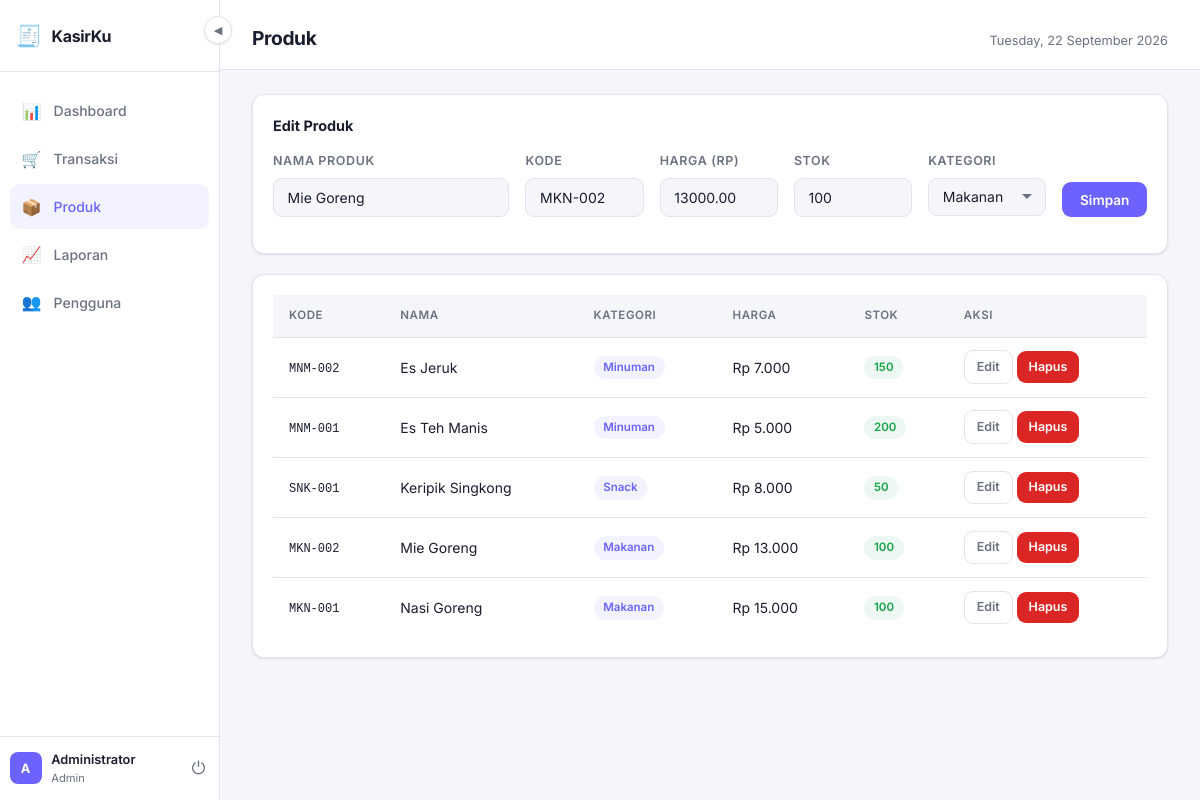
/pages/produk.php?edit=2 (signed in), run on the app's committed database.
### tables this page shows
CREATE TABLE produk (
    id INT AUTO_INCREMENT PRIMARY KEY,
    kategori_id INT,
    kode VARCHAR(50) UNIQUE,
    nama VARCHAR(150) NOT NULL,
    harga DECIMAL(15,2) NOT NULL DEFAULT 0,
    stok INT NOT NULL DEFAULT 0,
    satuan VARCHAR(30) DEFAULT 'pcs',
    created_at TIMESTAMP DEFAULT CURRENT_TIMESTAMP,
    FOREIGN KEY (kategori_id) REFERENCES kategori(id) ON DELETE SET NULL
);

CREATE TABLE kategori (
    id INT AUTO_INCREMENT PRIMARY KEY,
    nama VARCHAR(100) NOT NULL,
    created_at TIMESTAMP DEFAULT CURRENT_TIMESTAMP
);

### models/ProdukModel.php (called while the page is built, shortened)
<?php
function getAllProduk($pdo) {
    return $pdo->query("
        SELECT p.*, k.nama as kat
        FROM produk p
        LEFT JOIN kategori k ON p.kategori_id = k.id
        ORDER BY p.nama
    ")->fetchAll();
}
function getProdukById($pdo, $id) {
    $stmt = $pdo->prepare("SELECT * FROM produk WHERE id = ?");
    $stmt->execute([$id]);
    return $stmt->fetch();
}

### config/db.php (called while the page is built, shortened)
<?php
function rupiah($angka) {
    return 'Rp ' . number_format($angka, 0, ',', '.');
}
function clean($str) {
    return htmlspecialchars(strip_tags(trim($str)));
}

### models/KategoriModel.php (called while the page is built)
<?php
function getAllKategori($pdo) {
    return $pdo->query("SELECT * FROM kategori ORDER BY nama")->fetchAll();
}

### pages/produk.php (the view, shortened to what this page needs)
<?php
require_once '../config/db.php';
require_once '../models/ProdukModel.php';
require_once '../models/KategoriModel.php';
require_once '../includes/header.php';
$edit     = isset($_GET['edit']) ? getProdukById($pdo, intval($_GET['edit'])) : null;
$produk   = getAllProduk($pdo);
$kategori = getAllKategori($pdo);
?>
<div class="card" style="margin-bottom:1.25rem">
    <strong style="display:block;margin-bottom:1rem"><?= $edit ? 'Edit Produk' : 'Tambah Produk' ?></strong>
    <form method="POST">
        <div class="form-row" style="grid-template-columns:2fr 1fr 1fr 1fr 1fr auto">
            <div class="form-group">
                <label class="form-label">Nama Produk</label>
                <input class="form-control" name="nama" required value="<?= clean($edit['nama'] ?? '') ?>">
            </div>
            <div class="form-group">
                <label class="form-label">Kode</label>
                <input class="form-control" name="kode" value="<?= clean($edit['kode'] ?? '') ?>">
            </div>
            <div class="form-group">
                <label class="form-label">Harga (Rp)</label>
                <input class="form-control" name="harga" type="number" required value="<?= $edit['harga'] ?? '' ?>">
            </div>
            <div class="form-group">
                <label class="form-label">Stok</label>
                <input class="form-control" name="stok" type="number" value="<?= $edit['stok'] ?? 0 ?>">
            </div>
            <div class="form-group">
                <label class="form-label">Kategori</label>
                <select class="form-control" name="kategori_id">
                    <?php foreach ($kategori as $k): ?>
                    <option value="<?= $k['id'] ?>" <?= ($edit['kategori_id'] ?? '') == $k['id'] ? 'selected' : '' ?>>
                        <?= clean($k['nama']) ?>
                    </option>
                    <?php endforeach; ?>
                </select>
            </div>
            <div class="form-group" style="justify-content:flex-end">
                <label class="form-label">&nbsp;</label>
                <button class="btn btn-primary"><?= $edit ? 'Simpan' : 'Tambah' ?></button>
            </div>
        </div>
    </form>
</div>
<div class="card">
    <div class="table-wrap">
        <table>
            <thead><tr><th>Kode</th><th>Nama</th><th>Kategori</th><th>Harga</th><th>Stok</th><th>Aksi</th></tr></thead>
            <tbody>
            <?php foreach ($produk as $p): ?>
            <tr>
                <td><code style="font-size:.75rem"><?= clean($p['kode']) ?></code></td>
                <td><?= clean($p['nama']) ?></td>
                <td><span class="badge badge-purple"><?= clean($p['kat'] ?? '—') ?></span></td>
                <td><?= rupiah($p['harga']) ?></td>
                <td><span class="badge <?= $p['stok'] <= 5 ? 'badge-red' : 'badge-green' ?>"><?= $p['stok'] ?></span></td>
                <td>
                    <a href="?edit=<?= $p['id'] ?>" class="btn btn-ghost btn-sm">Edit</a>
                    <a href="?hapus=<?= $p['id'] ?>" class="btn btn-danger btn-sm"
                       onclick="return confirm('Hapus produk ini?')">Hapus</a>
                </td>
            </tr>
            <?php endforeach; ?>
            </tbody>
        </table>
    </div>
</div>
<?php require_once '../includes/footer.php'; ?>

### assets/style.css (style rules this page uses)
*, *::before, *::after { box-sizing: border-box; margin: 0; padding: 0; }
:root { --bg: #f5f6fa; --surface: #ffffff; --surface-2: #f0f1f5; --border: #e2e4ed; --accent: #6c63ff; --accent-hover: #574fd6; --accent-soft: rgba(108, 99, 255, 0.08); --green: #16a34a; --green-soft: rgba(22, 163, 74, 0.08); --red: #dc2626; --red-soft: rgba(220, 38, 38, 0.08); --yellow: #d97706; --yellow-soft: rgba(217, 119, 6, 0.08); --text: #1a1d2e; --muted: #6b7280; --sidebar-w: 220px; --radius: 12px; --shadow: 0 1px 3px rgba(0, 0, 0, 0.08), 0 1px 2px rgba(0, 0, 0, 0.04); }
body { font-family: "Inter", sans-serif; background: var(--bg); color: var(--text); font-size: 0.9rem; line-height: 1.5; }
.card { background: var(--surface); border: 1px solid var(--border); border-radius: var(--radius); padding: 1.25rem; box-shadow: var(--shadow); }
.btn { display: inline-flex; align-items: center; gap: 0.4rem; padding: 0.6rem 1.1rem; border-radius: 9px; font-size: 0.85rem; font-weight: 600; font-family: inherit; cursor: pointer; border: none; text-decoration: none; transition: all 0.15s; }
.btn-primary { background: var(--accent); color: #fff; }
.btn-danger { background: var(--red); color: #fff; }
.btn-ghost { background: transparent; color: var(--muted); border: 1px solid var(--border); }
.btn-sm { padding: 0.4rem 0.75rem; font-size: 0.78rem; }
.table-wrap { overflow-x: auto; }
table { width: 100%; border-collapse: collapse; }
th { text-align: left; padding: 0.75rem 1rem; font-size: 0.72rem; font-weight: 600; color: var(--muted); text-transform: uppercase; letter-spacing: 0.05em; border-bottom: 1px solid var(--border); background: var(--bg); }
td { padding: 0.8rem 1rem; border-bottom: 1px solid var(--border); font-size: 0.875rem; }
tr:last-child td { border-bottom: none; }
.form-row { display: grid; gap: 1rem; margin-bottom: 1rem; }
.form-group { display: flex; flex-direction: column; gap: 0.4rem; }
.form-label { font-size: 0.78rem; font-weight: 600; color: var(--muted); text-transform: uppercase; letter-spacing: 0.05em; }
.form-control { padding: 0.65rem 0.85rem; background: var(--bg); border: 1px solid var(--border); border-radius: 9px; color: var(--text); font-size: 0.875rem; font-family: inherit; transition: border-color 0.15s; width: 100%; }
select.form-control { appearance: none; background-repeat: no-repeat; background-position: right 0.75rem center; padding-right: 2rem; }
.badge { display: inline-block; padding: 0.2rem 0.6rem; border-radius: 20px; font-size: 0.72rem; font-weight: 600; }
.badge-green { background: var(--green-soft); color: var(--green); }
.badge-purple { background: var(--accent-soft); color: var(--accent); }

### data on the page
produk: nama "Mie Goreng", kode "MKN-002", harga "13000.00", stok "100", kategori_id "Makanan", kategori.nama "Makanan", harga "Rp 13.000"
produk: kode "MNM-002", nama "Es Jeruk", kategori.nama "Minuman", harga "Rp 7.000", stok "150"
produk: kode "MNM-001", nama "Es Teh Manis", kategori.nama "Minuman", harga "Rp 5.000", stok "200"
produk: kode "SNK-001", nama "Keripik Singkong", kategori.nama "Snack", harga "Rp 8.000", stok "50"
produk: kode "MKN-001", nama "Nasi Goreng", kategori.nama "Makanan", harga "Rp 15.000", stok "100"

### other printed values
substr($_SESSION['user_nama'], 0, 1) "A"
$_SESSION['user_nama'] "Administrator"
$role "Admin"
$page_title "Produk"
